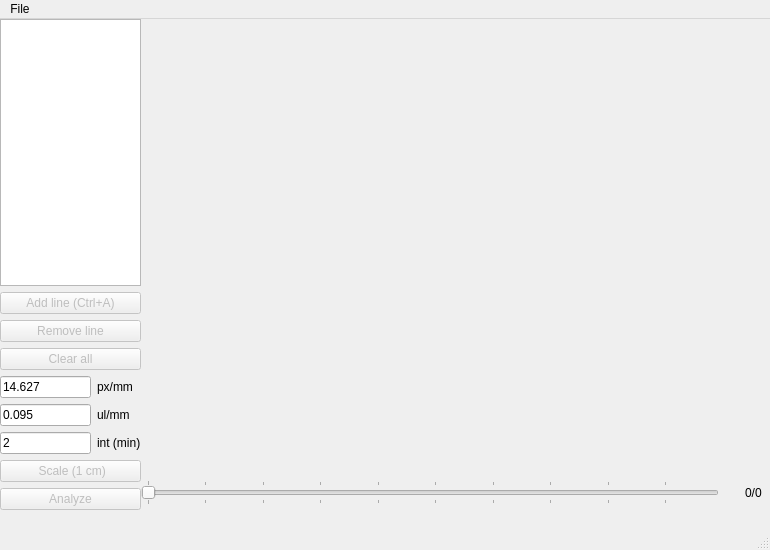
<?xml version="1.0" encoding="UTF-8"?>
<ui version="4.0">
 <class>MainWindow</class>
 <widget class="QMainWindow" name="MainWindow">
  <property name="geometry">
   <rect>
    <x>0</x>
    <y>0</y>
    <width>770</width>
    <height>550</height>
   </rect>
  </property>
  <property name="sizePolicy">
   <sizepolicy hsizetype="Fixed" vsizetype="Fixed">
    <horstretch>0</horstretch>
    <verstretch>0</verstretch>
   </sizepolicy>
  </property>
  <property name="minimumSize">
   <size>
    <width>770</width>
    <height>550</height>
   </size>
  </property>
  <property name="maximumSize">
   <size>
    <width>770</width>
    <height>550</height>
   </size>
  </property>
  <property name="windowTitle">
   <string>Flow rate analysis</string>
  </property>
  <widget class="QWidget" name="centralwidget">
   <widget class="QWidget" name="layoutWidget">
    <property name="geometry">
     <rect>
      <x>0</x>
      <y>0</y>
      <width>141</width>
      <height>491</height>
     </rect>
    </property>
    <layout class="QVBoxLayout" name="verticalLayout">
     <property name="sizeConstraint">
      <enum>QLayout::SetNoConstraint</enum>
     </property>
     <item>
      <widget class="QListWidget" name="list_lines"/>
     </item>
     <item>
      <widget class="QPushButton" name="add_line_B">
       <property name="enabled">
        <bool>false</bool>
       </property>
       <property name="text">
        <string>Add line (Ctrl+A)</string>
       </property>
      </widget>
     </item>
     <item>
      <widget class="QPushButton" name="remove_line_B">
       <property name="enabled">
        <bool>false</bool>
       </property>
       <property name="text">
        <string>Remove line</string>
       </property>
      </widget>
     </item>
     <item>
      <widget class="QPushButton" name="clear_B">
       <property name="enabled">
        <bool>false</bool>
       </property>
       <property name="text">
        <string>Clear all</string>
       </property>
      </widget>
     </item>
     <item>
      <layout class="QGridLayout" name="gridLayout">
       <item row="0" column="0">
        <widget class="QLineEdit" name="scale_T">
         <property name="text">
          <string>14.627</string>
         </property>
        </widget>
       </item>
       <item row="0" column="1">
        <widget class="QLabel" name="label">
         <property name="text">
          <string>px/mm</string>
         </property>
        </widget>
       </item>
       <item row="1" column="0">
        <widget class="QLineEdit" name="scale_vol_T">
         <property name="text">
          <string>0.095</string>
         </property>
        </widget>
       </item>
       <item row="1" column="1">
        <widget class="QLabel" name="label_3">
         <property name="text">
          <string>ul/mm</string>
         </property>
        </widget>
       </item>
       <item row="2" column="0">
        <widget class="QLineEdit" name="time_int_T">
         <property name="text">
          <string>2</string>
         </property>
        </widget>
       </item>
       <item row="2" column="1">
        <widget class="QLabel" name="label_4">
         <property name="text">
          <string>int (min)</string>
         </property>
        </widget>
       </item>
      </layout>
     </item>
     <item>
      <widget class="QPushButton" name="scale_B">
       <property name="enabled">
        <bool>false</bool>
       </property>
       <property name="text">
        <string> Scale (1 cm)</string>
       </property>
      </widget>
     </item>
     <item>
      <widget class="QPushButton" name="analysis_B">
       <property name="enabled">
        <bool>false</bool>
       </property>
       <property name="text">
        <string>Analyze</string>
       </property>
      </widget>
     </item>
    </layout>
   </widget>
   <widget class="QLabel" name="label_im">
    <property name="enabled">
     <bool>true</bool>
    </property>
    <property name="geometry">
     <rect>
      <x>140</x>
      <y>0</y>
      <width>620</width>
      <height>450</height>
     </rect>
    </property>
    <property name="sizePolicy">
     <sizepolicy hsizetype="Fixed" vsizetype="Fixed">
      <horstretch>0</horstretch>
      <verstretch>0</verstretch>
     </sizepolicy>
    </property>
    <property name="minimumSize">
     <size>
      <width>620</width>
      <height>450</height>
     </size>
    </property>
    <property name="cursor">
     <cursorShape>CrossCursor</cursorShape>
    </property>
    <property name="mouseTracking">
     <bool>true</bool>
    </property>
    <property name="text">
     <string/>
    </property>
    <property name="alignment">
     <set>Qt::AlignLeading|Qt::AlignLeft|Qt::AlignTop</set>
    </property>
   </widget>
   <widget class="QWidget" name="">
    <property name="geometry">
     <rect>
      <x>141</x>
      <y>459</y>
      <width>621</width>
      <height>29</height>
     </rect>
    </property>
    <layout class="QHBoxLayout" name="horizontalLayout">
     <property name="sizeConstraint">
      <enum>QLayout::SetDefaultConstraint</enum>
     </property>
     <item>
      <widget class="QSlider" name="slider">
       <property name="enabled">
        <bool>false</bool>
       </property>
       <property name="sizePolicy">
        <sizepolicy hsizetype="Expanding" vsizetype="Fixed">
         <horstretch>0</horstretch>
         <verstretch>0</verstretch>
        </sizepolicy>
       </property>
       <property name="minimum">
        <number>1</number>
       </property>
       <property name="orientation">
        <enum>Qt::Horizontal</enum>
       </property>
       <property name="tickPosition">
        <enum>QSlider::TicksBothSides</enum>
       </property>
      </widget>
     </item>
     <item>
      <spacer name="horizontalSpacer">
       <property name="orientation">
        <enum>Qt::Horizontal</enum>
       </property>
       <property name="sizeType">
        <enum>QSizePolicy::Fixed</enum>
       </property>
       <property name="sizeHint" stdset="0">
        <size>
         <width>20</width>
         <height>20</height>
        </size>
       </property>
      </spacer>
     </item>
     <item>
      <widget class="QLabel" name="frame_L">
       <property name="text">
        <string>0/0</string>
       </property>
      </widget>
     </item>
    </layout>
   </widget>
  </widget>
  <widget class="QMenuBar" name="menubar">
   <property name="geometry">
    <rect>
     <x>0</x>
     <y>0</y>
     <width>770</width>
     <height>22</height>
    </rect>
   </property>
   <property name="sizePolicy">
    <sizepolicy hsizetype="Fixed" vsizetype="Fixed">
     <horstretch>0</horstretch>
     <verstretch>0</verstretch>
    </sizepolicy>
   </property>
   <widget class="QMenu" name="menuFile">
    <property name="title">
     <string>File</string>
    </property>
    <addaction name="actionOpen_Tiff_sequence"/>
    <addaction name="separator"/>
    <addaction name="actionQuit"/>
   </widget>
   <addaction name="menuFile"/>
  </widget>
  <widget class="QStatusBar" name="statusbar"/>
  <action name="actionOpen_Tiff_sequence">
   <property name="text">
    <string>Open *.Tiff sequence</string>
   </property>
  </action>
  <action name="actionQuit">
   <property name="text">
    <string>Quit</string>
   </property>
  </action>
 </widget>
 <resources/>
 <connections/>
</ui>
